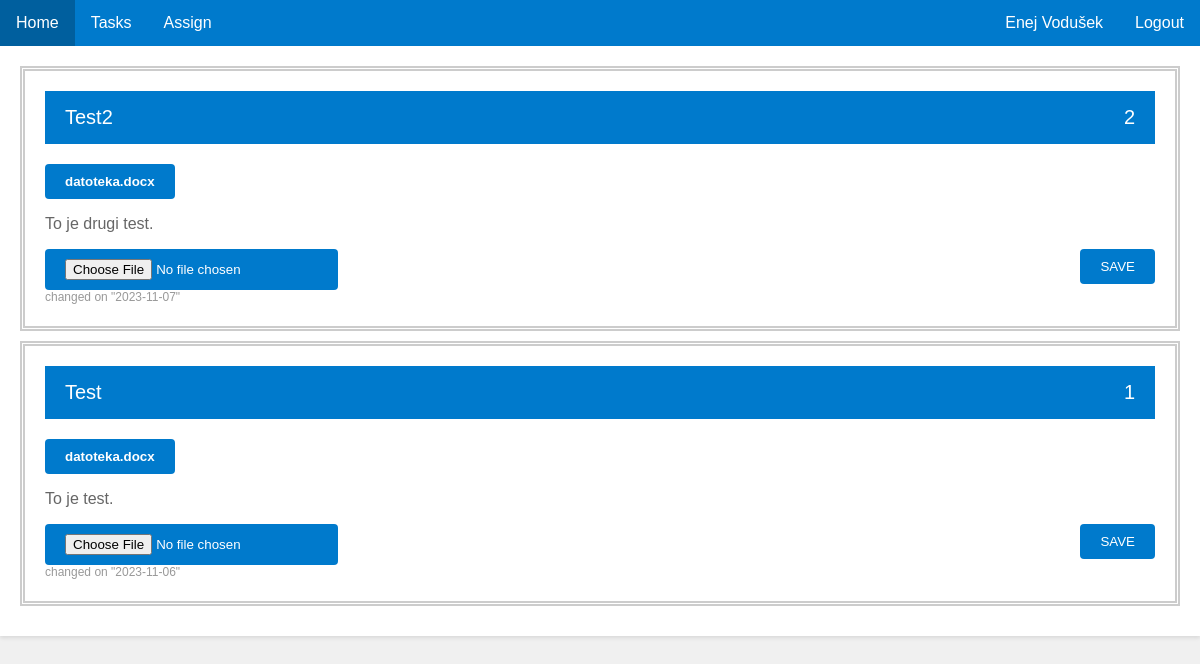
Page /Vaja1/homelol/index.php (signed in) on the earlier database version.
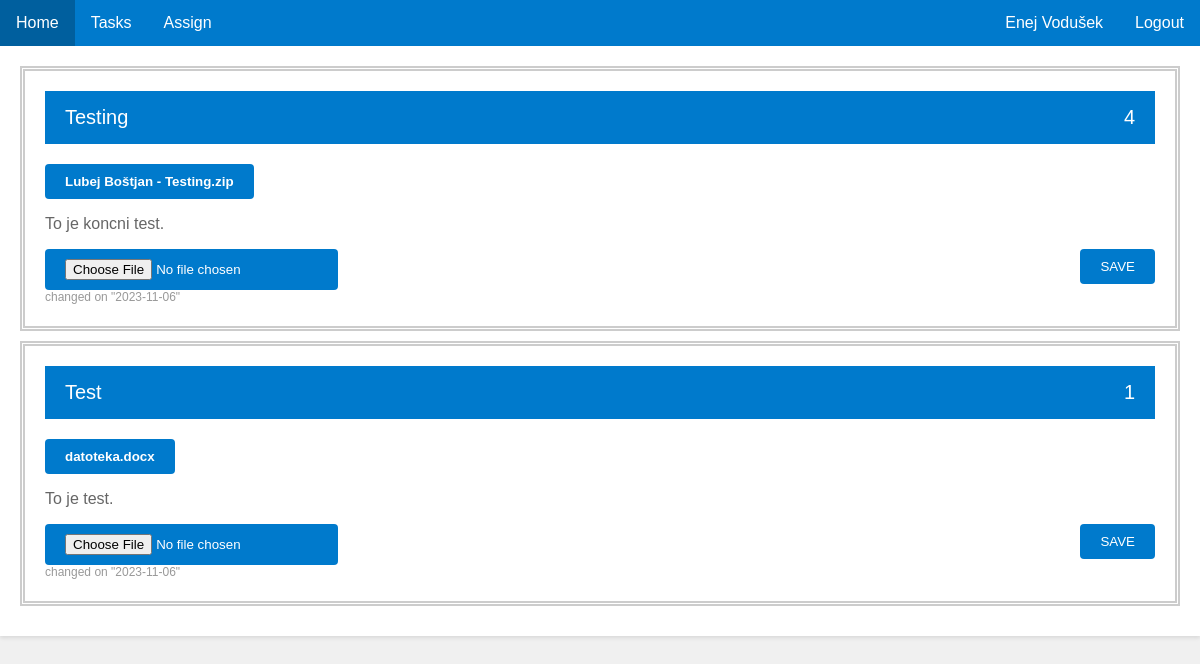
Same page on the later database version.
### tables this page shows
CREATE TABLE `materials` (
  `id` int(11) NOT NULL,
  `title` varchar(30) NOT NULL,
  `description` varchar(300) NOT NULL,
  `file` varchar(50) NOT NULL,
  `date` date NOT NULL,
  `id_professor` int(11) NOT NULL,
  `id_subject` int(11) NOT NULL
);

### Vaja1/homelol/index.php (the view, shortened to what this page needs)
<?php
    include("../config.php");
?>
<head>
</head>
<body>
<div class="navbar">
        <a href="../home/">Home</a>
            <?php
                if(isset($_SESSION["Authority"]))
                {
                    if($_SESSION["Authority"] == 3)
                    {
                        echo '<a href="../students/">Students</a>';
                        echo '<a href="../subjects/">Subjects</a>';
                        echo '<a href="../professors/">Professors</a>';
                        echo '<a href="../ps/">PS</a>';
                        echo '<a href="../ss/">SS</a>';
                    }
                    else
                    {
                        echo '<a href="../homelol/">Tasks</a>';
                    }
                    if($_SESSION["Authority"] == 2)
                    {
                        echo '<a href="../student-subject/">Assign</a>';
                    }
                }
            ?>
        <div class="navbar-right">
            <?php
                if(!isset($_SESSION["Authority"]))
                {
                    echo '<a href="../login/">Login</a>';
                    echo '<a href="../signup/">Sign Up</a>';
                }
                else
                {
                    echo '<a href="../profile/">'.$_SESSION["Name"].' '.$_SESSION["Surname"].'</a>';
                    echo '<a href="../login/logout.php">Logout</a>';
                }
            ?>
        </div>
    </div>
    <div class="container">
        <?php
            if(isset($_SESSION["Authority"]))
            {
                if($_SESSION["Authority"] == 1)
                {
                    $sql = "SELECT * FROM materials WHERE id_professor = ".$_SESSION["id"]." ORDER BY id DESC";
                }
                else
                {
                    $sql = "SELECT * FROM materials ORDER BY id DESC";
                }
            }
                $result = $db->query($sql);
            if ($result->num_rows > 0)
            {
                while ($row = $result->fetch_assoc())
            {
        ?>
            <div class="file-card">
            <?php
                if(isset($_SESSION["Authority"]))
                {
                    if($_SESSION["Authority"] == 1)
                    {
                        ?><form class="file-header" action="../assignments/index.php" method="post" enctype="multipart/form-data">
                            <input type="hidden" name="variable_to_pass" value="<?php echo $row['id']; ?>">
                            <button style="background-color: #ccc; color: black;"><?php echo $row['title']; ?></button>
                            <div style="float: right;"><?php echo $row['id']; ?></div>
                        </form><?php
                    }
                    else
                    {
                        ?><div class="file-header"><?php echo $row['title']; ?><div style="float: right;"><?php echo $row['id']; ?></div></div><?php
                    }
                }
            ?>
                <div class="file-body">
                    <a href="../homelol/professor-files/<?php echo $row['file'];?>" download="<?php echo $row['file'];?>">
                        <button class="file-title"><?php echo $row['file']; ?></button>
                    </a>
                    <p class="file-description"><?php echo $row['description']; ?></p>
                    <p class="file-date">changed on "<?php echo $row['date']; ?>"</p>
                </div>
                <?php
                    if(isset($_SESSION["Authority"]))
                    {
                        if($_SESSION["Authority"] == "2")
                        {
                            ?><form action="upload.php" method="post" enctype="multipart/form-data">
                                <input type="file" name="fileUpload" class="inputFile">
                                <button type="submit" name="submit" style="float: right;">SAVE</button>
                            </form><?php
                        }
                    }
                ?>
            </div>
        <?php } } ?>
    </div>
</body>
</html>

### Vaja1/homelol/index.php (style rules this page uses)
body { font-family: Arial, sans-serif; margin: 0; padding: 0; background-color: #f0f0f0; }
.navbar { background-color: #007acc; overflow: hidden; }
.navbar a { float: left; font-size: 16px; color: white; text-align: center; padding: 14px 16px; text-decoration: none; }
.navbar-right { float: right; }
.container { max-width: 1200px; margin: 0 auto; padding: 20px; background-color: #fff; box-shadow: 0 2px 4px rgba(0, 0, 0, 0.1); }
.file-card { padding: 20px; margin-bottom: 10px; position: relative; border: double 5px #ccc; border-style: double; }
button { background-color: #007acc; color: white; border: none; border-radius: 4px; padding: 10px 20px; cursor: pointer; }
.inputFile { background-color: #007acc; color: white; border: none; border-radius: 4px; padding: 10px 20px; cursor: pointer; }
.file-header { background-color: #007acc; color: white; font-size: 20px; padding: 15px 20px; margin-bottom: 20px; }
.file-title { font-weight: bold; }
.file-description { color: #666; }
.file-date { font-size: 12px; color: #999; position: absolute; bottom: 10px; left: 20px; }

Differences in the rows shown:
removed materials: title "Test2", id "2", file "datoteka.docx", description "To je drugi test.", date "2023-11-07"
added materials: title "Testing", id "4", file "Lubej Boštjan - Testing.zip", description "To je koncni test.", date "2023-11-06"
